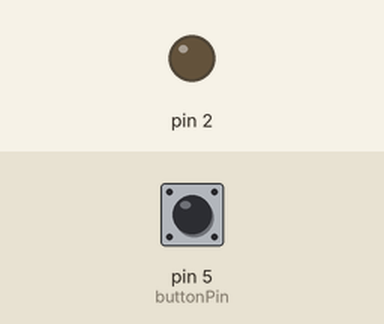
Recording of a sketch running on a simulated Arduino Uno, built with avr-gcc and run on an emulated ATmega328P. Parts: output pins drawn as LEDs (lit = HIGH). Dashed ring = blinking. The inputs (shaded band) are chosen by the test bench; at power-on: pin 5 (buttonPin) HIGH. The local clock reads 2024-03-15 10:24:30 at power-on unless the sketch sets it; what the sketch prints to the serial monitor is not drawn.

Above: at 2.8 s.
2.9 s: pin 5 (buttonPin) pulled LOW for 3.2 s
At 3.8 s:
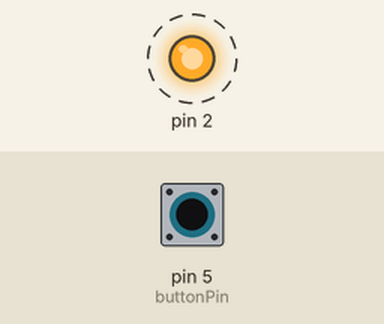
Timing chart, 0 to 7.5 s (numbered marks = the images above; inputs shaded):
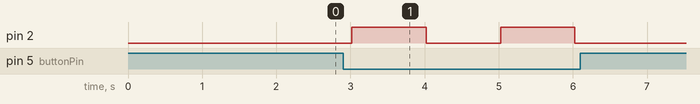

Measured:
- after the input at 2.9 s, pin 2: alternates HIGH for 1.0 s and LOW for 1.0 s, 4 changes in all, then stays LOW, starting after 0.12 s

The sketch:

Added_button__2_.ino
```cpp
#include <DS3231.h>
DS3231  rtc(SDA, SCL);
Time t;

int horaAtual, minutoAtual;
int horaAlimentacao1, minutoAlimentacao1, demosComida1;
int horaAlimentacao2, minutoAlimentacao2, demosComida2;
int buttonPin = 5;

void setup()
{

 rtc.begin();
 Serial.begin(115200);

 //determina o pino do relé
 pinMode(2, OUTPUT);
 pinMode(buttonPin, INPUT);

 horaAlimentacao1 = 8;
 minutoAlimentacao1 = 30;

 horaAlimentacao2 = 20;
 minutoAlimentacao2 = 07;

 demosComida1 = 0;
 demosComida2 = 0;

  // Descomente para setar a hora no modulo RTC
  //rtc.setDate(21,5,2023);    // determina a data (dia, mes, ano)
  //rtc.setDOW(SUNDAY);     // determina o dia da semana
  //rtc.setTime(19,02, 0);     // determina o horário (hora, minuto, segundo)
}

void loop()
{
  t = rtc.getTime();
  horaAtual = t.hour;
  minutoAtual = t.min;

  if(digitalRead(buttonPin) == LOW){
    digitalWrite(2, HIGH);
    delay(1000);
    digitalWrite(2, LOW);
  }

  if (horaAtual == horaAlimentacao1 && minutoAtual == minutoAlimentacao1 && demosComida1 == 0 ){
    digitalWrite(2, HIGH);
    delay(20000);
    digitalWrite(2, LOW);
    demosComida1 = 1;
  }

  if (horaAtual == horaAlimentacao2 && minutoAtual == minutoAlimentacao2 && demosComida2 == 0 ){
    digitalWrite(2, HIGH);
    delay(20000);
    digitalWrite(2, LOW);
    demosComida2 = 1;
  }

  if (demosComida1 == 0 || demosComida1 == 1 && demosComida2 == 1 ){
    Serial.print("Horário atual: ");
    Serial.println(rtc.getTimeStr());
    Serial.print("Próxima alimentação: ");
    Serial.print(horaAlimentacao1);
    Serial.print("h:");
    Serial.print(minutoAlimentacao1);
    Serial.println("min");
    Serial.println("  ");
  }

  if (demosComida1 == 1 && demosComida2 == 0){
     Serial.print("Horário atual: ");
    Serial.println(rtc.getTimeStr());
    Serial.print("Próxima alimentação: ");
    Serial.print(horaAlimentacao2);
    Serial.print("h:");
    Serial.print(minutoAlimentacao2);
    Serial.println("min");
    Serial.println("  ");
  }

  if (horaAtual == 0 && minutoAtual == 0){
    demosComida1 = 0;
    demosComida2 = 0;
  }

  delay (1000);
}
```
